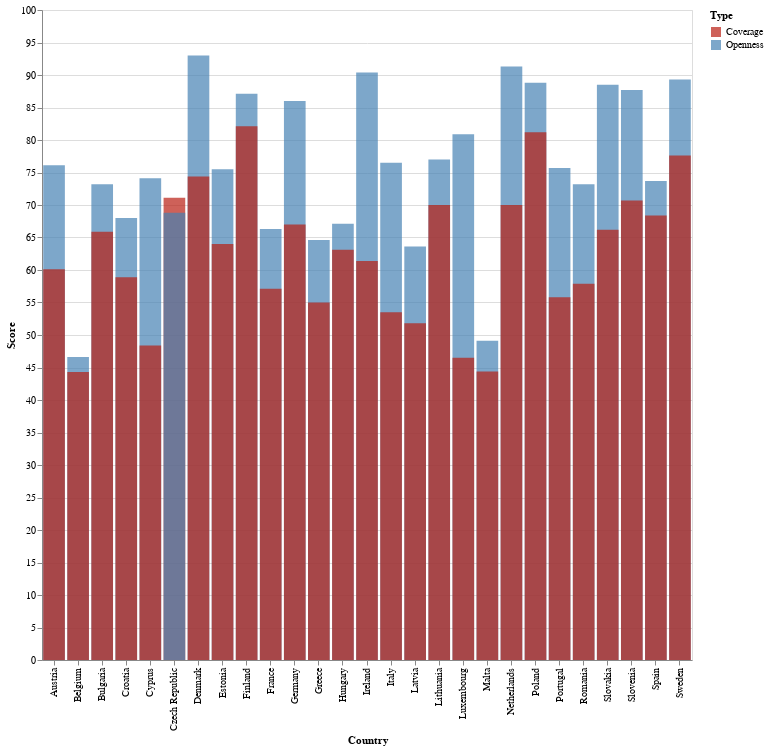

Write notebook code for a chart like this one.
### Code cell
bars_layered = alt.Chart(bar_data).mark_bar().encode(
    x="Country:N",
    y=alt.Y('Score:Q',stack=None),
    color=alt.Color('Type:N', scale=alt.Scale(range=['#b91f13', '#4682b4'])),
    opacity = alt.condition(hover, alt.value(0.7), alt.value(0.2)),
    tooltip=['Country', 'Score', 'Type']
    #color=alt.condition(selection, alt.Color('Deviation_norm:N', scale=alt.Scale(range=['#b91f13', '#4682b4'])), alt.value("grey")),
).add_selection(
    hover
).properties(
    width=650,
    height=650
)
bars_layered

### Figure 1 — Vega-Lite specification as saved in the notebook (floating-point values rounded to 4 significant figures)
{"config": {"view": {"continuousWidth": 400, "continuousHeight": 300}}, "data": {"name": "data-08639e0bab20040f849c4ac1f9db48a3"}, "mark": "bar", "encoding": {"color": {"type": "nominal", "field": "Type", "scale": {"range": ["#b91f13", "#4682b4"]}}, "opacity": {"condition": {"value": 0.7, "selection": "selector046"}, "value": 0.2}, "tooltip": [{"type": "nominal", "field": "Country"}, {"type": "quantitative", "field": "Score"}, {"type": "nominal", "field": "Type"}], "x": {"type": "nominal", "field": "Country"}, "y": {"type": "quantitative", "field": "Score", "stack": null}}, "height": 650, "selection": {"selector046": {"type": "single", "on": "mouseover"}}, "width": 650, "$schema": "https://vega.github.io/schema/vega-lite/v4.8.1.json", "datasets": {"data-08639e0bab20040f849c4ac1f9db48a3": [{"Country_Code": "CYP", "Country": "Cyprus", "Overall": 62.3, "Score": 74.1, "Type": "Openness"}, {"Country_Code": "BGR", "Country": "Bulgaria", "Overall": 69.9, "Score": 73.2, "Type": "Openness"}, {"Country_Code": "HUN", "Country": "Hungary", "Overall": 65.3, "Score": 67.1, "Type": "Openness"}, {"Country_Code": "POL", "Country": "Poland", "Overall": 85.3, "Score": 88.8, "Type": "Openness"}, {"Country_Code": "ROU", "Country": "Romania", "Overall": 66.2, "Score": 73.2, "Type": "Openness"}, {"Country_Code": "SVK", "Country": "Slovakia", "Overall": 78.2, "Score": 88.5, "Type": "Openness"}, {"Country_Code": "DNK", "Country": "Denmark", "Overall": 84.4, "Score": 93.0, "Type": "Openness"}, {"Country_Code": "EST", "Country": "Estonia", "Overall": 70.2, "Score": 75.5, "Type": "Openness"}, {"Country_Code": "FIN", "Country": "Finland", "Overall": 84.8, "Score": 87.1, "Type": "Openness"}, {"Country_Code": "IRL", "Country": "Ireland", "Overall": 77.1, "Score": 90.4, "Type": "Openness"}, {"Country_Code": "LVA", "Country": "Latvia", "Overall": 58.2, "Score": 63.6, "Type": "Openness"}, {"Country_Code": "LTU", "Country": "Lithuania", "Overall": 73.8, "Score": 77.0, "Type": "Openness"}, {"Country_Code": "SWE", "Country": "Sweden", "Overall": 83.9, "Score": 89.3, "Type": "Openness"}, {"Country_Code": "HRV", "Country": "Croatia", "Overall": 63.8, "Score": 68.0, "Type": "Openness"}, {"Country_Code": "GRC", "Country": "Greece", "Overall": 60.1, "Score": 64.6, "Type": "Openness"}, {"Country_Code": "ITA", "Country": "Italy", "Overall": 65.9, "Score": 76.5, "Type": "Openness"}, {"Country_Code": "MLT", "Country": "Malta", "Overall": 47.2, "Score": 49.1, "Type": "Openness"}, {"Country_Code": "PRT", "Country": "Portugal", "Overall": 66.5, "Score": 75.7, "Type": "Openness"}, {"Country_Code": "SVN", "Country": "Slovenia", "Overall": 79.9, "Score": 87.7, "Type": "Openness"}, {"Country_Code": "ESP", "Country": "Spain", "Overall": 71.3, "Score": 73.7, "Type": "Openness"}, {"Country_Code": "AUT", "Country": "Austria", "Overall": 68.7, "Score": 76.1, "Type": "Openness"}, {"Country_Code": "BEL", "Country": "Belgium", "Overall": 45.5, "Score": 46.6, "Type": "Openness"}, {"Country_Code": "FRA", "Country": "France", "Overall": 62.0, "Score": 66.3, "Type": "Openness"}, {"Country_Code": "DEU", "Country": "Germany", "Overall": 77.3, "Score": 86.0, "Type": "Openness"}, {"Country_Code": "NLD", "Country": "Netherlands", "Overall": 81.5, "Score": 91.3, "Type": "Openness"}, {"Country_Code": "LUX", "Country": "Luxembourg", "Overall": 65.1, "Score": 80.9, "Type": "Openness"}, {"Country_Code": "CZE", "Country": "Czech Republic", "Overall": 69.8, "Score": 71.1, "Type": "Coverage"}, {"Country_Code": "CYP", "Country": "Cyprus", "Overall": 62.3, "Score": 48.4, "Type": "Coverage"}, {"Country_Code": "BGR", "Country": "Bulgaria", "Overall": 69.9, "Score": 65.9, "Type": "Coverage"}, {"Country_Code": "HUN", "Country": "Hungary", "Overall": 65.3, "Score": 63.1, "Type": "Coverage"}, {"Country_Code": "POL", "Country": "Poland", "Overall": 85.3, "Score": 81.2, "Type": "Coverage"}, {"Country_Code": "ROU", "Country": "Romania", "Overall": 66.2, "Score": 57.9, "Type": "Coverage"}, {"Country_Code": "SVK", "Country": "Slovakia", "Overall": 78.2, "Score": 66.2, "Type": "Coverage"}, {"Country_Code": "DNK", "Country": "Denmark", "Overall": 84.4, "Score": 74.4, "Type": "Coverage"}, {"Country_Code": "EST", "Country": "Estonia", "Overall": 70.2, "Score": 64.0, "Type": "Coverage"}, {"Country_Code": "FIN", "Country": "Finland", "Overall": 84.8, "Score": 82.1, "Type": "Coverage"}, {"Country_Code": "IRL", "Country": "Ireland", "Overall": 77.1, "Score": 61.4, "Type": "Coverage"}, {"Country_Code": "LVA", "Country": "Latvia", "Overall": 58.2, "Score": 51.8, "Type": "Coverage"}, {"Country_Code": "LTU", "Country": "Lithuania", "Overall": 73.8, "Score": 70.0, "Type": "Coverage"}, {"Country_Code": "SWE", "Country": "Sweden", "Overall": 83.9, "Score": 77.6, "Type": "Coverage"}, {"Country_Code": "HRV", "Country": "Croatia", "Overall": 63.8, "Score": 58.9, "Type": "Coverage"}, {"Country_Code": "GRC", "Country": "Greece", "Overall": 60.1, "Score": 55.0, "Type": "Coverage"}, {"Country_Code": "ITA", "Country": "Italy", "Overall": 65.9, "Score": 53.5, "Type": "Coverage"}, {"Country_Code": "MLT", "Country": "Malta", "Overall": 47.2, "Score": 44.4, "Type": "Coverage"}, {"Country_Code": "PRT", "Country": "Portugal", "Overall": 66.5, "Score": 55.8, "Type": "Coverage"}, {"Country_Code": "SVN", "Country": "Slovenia", "Overall": 79.9, "Score": 70.7, "Type": "Coverage"}, {"Country_Code": "ESP", "Country": "Spain", "Overall": 71.3, "Score": 68.4, "Type": "Coverage"}, {"Country_Code": "AUT", "Country": "Austria", "Overall": 68.7, "Score": 60.1, "Type": "Coverage"}, {"Country_Code": "BEL", "Country": "Belgium", "Overall": 45.5, "Score": 44.3, "Type": "Coverage"}, {"Country_Code": "FRA", "Country": "France", "Overall": 62.0, "Score": 57.1, "Type": "Coverage"}, {"Country_Code": "DEU", "Country": "Germany", "Overall": 77.3, "Score": 67.0, "Type": "Coverage"}, {"Country_Code": "NLD", "Country": "Netherlands", "Overall": 81.5, "Score": 70.0, "Type": "Coverage"}, {"Country_Code": "LUX", "Country": "Luxembourg", "Overall": 65.1, "Score": 46.5, "Type": "Coverage"}, {"Country_Code": "CZE", "Country": "Czech Republic", "Overall": 69.8, "Score": 68.8, "Type": "Openness"}]}}
